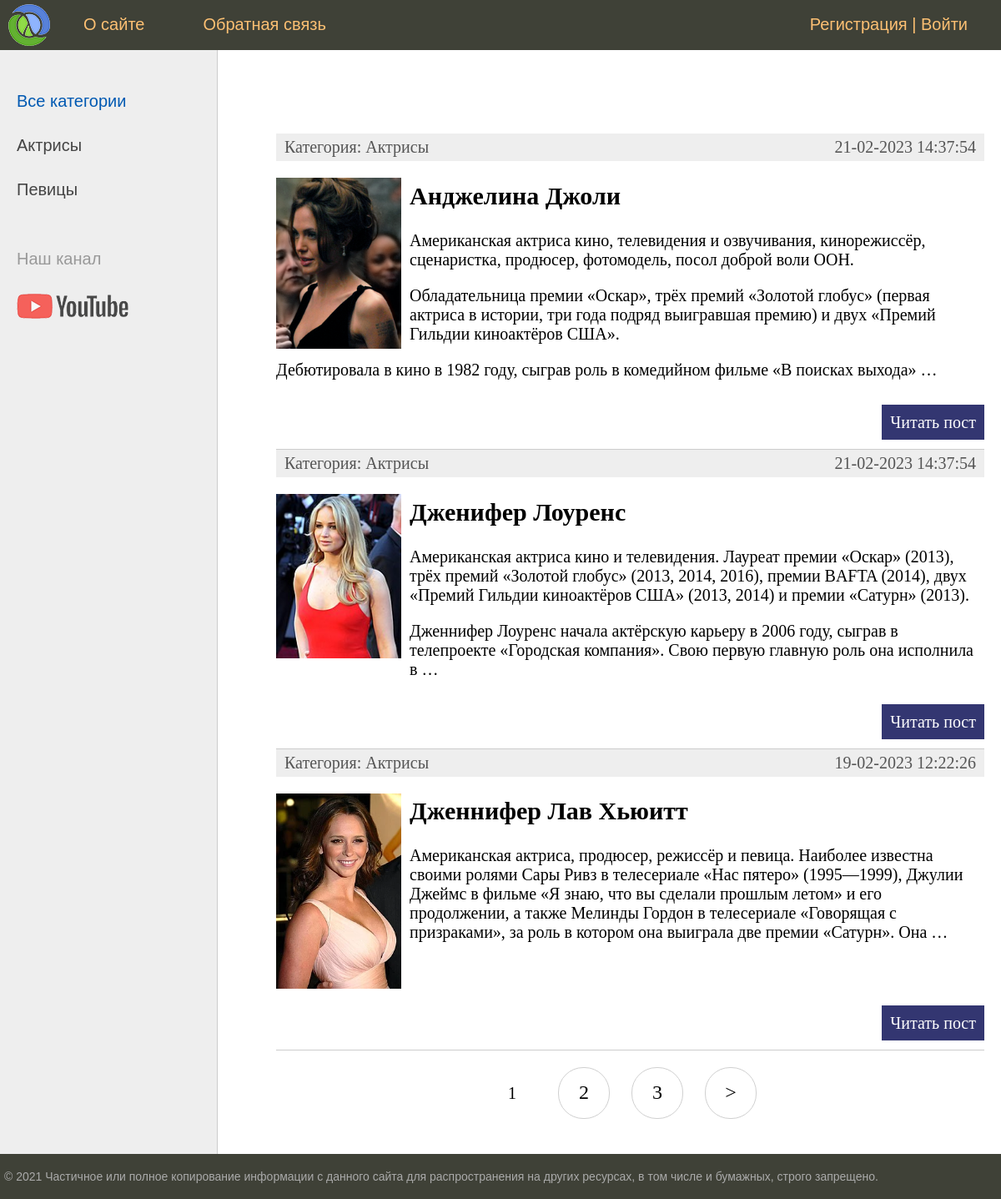
The page / on the database its author committed.
### women/models.py (models this page shows, shortened)
class Categories(models.Model):
    name = models.CharField(max_length=100, db_index=True, verbose_name='Категория')
    slug = models.SlugField(max_length=255, unique=True, db_index=True, verbose_name='URL')
    class Meta:
        verbose_name = 'Категория'
        verbose_name_plural = 'Категории'
        ordering = ['name']
    def __str__(self) -> str:
        return self.name
    def get_absolute_url(self):
        return reverse('category', kwargs={'cat_slug' : self.slug})

class Women(models.Model):
    title = models.CharField(max_length=255, verbose_name='Заголовок')
    slug = models.SlugField(max_length=255, unique=True, db_index=True, verbose_name='URL')
    content = models.TextField(blank=True, verbose_name='Текст статьи')
    photo = models.ImageField(upload_to = 'photos/%Y/%m/%d/', verbose_name='Выбрать/Изменить фото')
    time_create = models.DateTimeField(auto_now_add=True, verbose_name='Время создания')
    time_update = models.DateTimeField(auto_now=True, verbose_name='Время изменения')
    is_published = models.BooleanField(default=True, verbose_name='Публикация')
    cat = models.ForeignKey('Categories', on_delete=models.PROTECT, verbose_name='Категория')
    class Meta:
        verbose_name = 'Известные женщины'
        verbose_name_plural = 'Известные женщины'
    def get_absolute_url(self):
        return reverse('post', kwargs={'post_slug' : self.slug})

### women/views.py (the view)
# urls.py: path('', WomenHome.as_view(), name='home'),
class WomenHome(DataMixin, ListView):
    model = Women
    template_name = 'women/index.html'
    context_object_name = 'posts'
    def get_context_data(self, **kwargs):
        context =  super().get_context_data(**kwargs)
        c_def = self.get_user_context(title='Главная страница')
        return dict(list(context.items()) + list(c_def.items()))
    def get_queryset(self):
        return Women.objects.filter(is_published=True).select_related('cat')

### women/utils.py (called while the page is built)
    def get_user_context(self, **kwargs):
        context = kwargs
        cats = cache.get('cats')
        if not cats:
            cats = Categories.objects.annotate(Count('women'))
            cache.set('cats', cats, 60)
        user_menu = menu.copy()
        if not self.request.user.is_authenticated:
            user_menu.pop(2)
        context['menu'] = user_menu
        context['cats'] = cats
        if 'cat_selected' not in context:
            context['cat_selected'] = 0
        return context

### women/templates/women/index.html (shortened to what this page needs)
{% extends 'women/base.html' %}
{% block content %}
<ul class="list-articles">
    {% for el in posts %}
    <li>
        <div class="article-panel">
            <p class="first">Категория: {{ el.cat }}</p>
            <p class="last">{{ el.time_update | date:'d-m-Y H:i:s' }}</p>
        </div>
        {% if el.photo %}
        <p><img class="img-article-left thumb" src="{{ el.photo.url }}" alt=""></p>
        {% endif %}
        <h2>{{ el.title }}</h2>
        {% autoescape off %}
        <p>{{ el.content| linebreaks | truncatewords:50 }}</p>
        {% endautoescape %}
        <p class="link-read-post"><a href="{{ el.get_absolute_url }}">Читать пост</a></p>
    </li>
    {% endfor %}
</ul>
{% endblock %}

### women/templates/women/base.html (shortened to what this page needs)
{% load static %}
{% load women_tags %}
<!DOCTYPE html>
<html>
<head>
	<link type="text/css" href="{% static 'women/css/styles.css' %}" rel="stylesheet" />
</head>
<body>
<table class="table-page" border=0 cellpadding="0" cellspacing="0">
<tr><td valign=top>
{% block mainmenu %}
		<div class="header">
			<ul id="mainmenu" class="mainmenu">
			<li class="logo"><a href="{% url 'home' %}"><div class="logo"></div></a></li>
		{% for m in menu %}
			<li><a href="{% url m.url_name %}">{{m.title}}</a></li>
		{% endfor %}
		{% if request.user.is_authenticated %}
		<li class="last">{{ user.username }} | <a href="{% url 'logout' %}">Выйти</a></li>
		{% else %}
		<li class="last"><a href="{% url 'register' %}">Регистрация</a> | <a href="{% url 'login' %}">Войти</a></li>
		{% endif %}
			</ul>
		</div>
{% endblock mainmenu %}
<table class="table-content" border=0 cellpadding="0" cellspacing="0">
<tr>
	<td valign="top" class="left-chapters">
		<ul id="leftchapters">
		{% if cat_selected == 0 %}
			<li class="selected">Все категории</li>
		{% else %}
			<li><a href="{% url 'home' %}">Все категории</a></li>
		{% endif %}
		{% for c in cats %}
		{% if c.women__count > 0 %}
		{% if c.pk == cat_selected %}
		<li class="selected">{{ c.name }}</li>
		{% else %}
		<li><a href="{{ c.get_absolute_url }}">{{ c.name }}</a></li>
		{% endif %}
		{% endif %}
		{% endfor %}
		<li class="share">
		<p>Наш канал</p>
		<a class="share-yt" href="https://www.youtube.com/channel/UClJzWfGWuGJL2t-3dYKcHTA/playlists" target="_blank" rel="nofollow"></a>
	</li>
	</ul>
</td>
<td valign="top" class="content">
	<div class="content-text">
{% block content %}
{% endblock %}
{% if page_obj.has_other_pages %}
<nav class="list-pages">
	<ul>
		{% for p in paginator.page_range %}
			{% if page_obj.number == p %}
				<li class="page-num page-num-selected">{{ p }}</li>
			{% elif p >= page_obj.number|add:-2 and p <= page_obj.number|add:2 %}
				<a href="?page={{ p }}">
					<li class="page-num">{{ p }}</li>
				</a>
			{% endif %}
		{% endfor %}
		{% if page_obj.has_next %}
			<a href="?page={{ page_obj.next_page_number }}">
				<li class="page-num">&gt;</li>
			</a>
		{% endif %}
	</ul>
</nav>
{% endif %}
	</div>
</td></tr></table>
</td></tr>
<tr><td valign=top>
	<div id="footer">
		<p>&copy; 2021 Частичное или полное копирование информации с данного сайта для распространения на других ресурсах, в том числе и бумажных, строго запрещено.</p>
	</div>
</td></tr></table>
</body>
</html>

### women/static/women/css/styles.css (style rules this page uses)
html, body { font-family: 'Arial'; margin: 0; padding: 0; height: 100%; width: 100%; color: #444; }
a { color: #0059b2; text-decoration: none; }
img { max-width: 600px; height: auto; }
img.img-article-left { max-width: 300px; height: auto; float: left; padding: 0 10px 10px 0; }
img.img-article-left.thumb { max-width: 150px; height: auto; }
p.link-read-post { text-align: right; }
p.link-read-post a { padding: 10px; min-width: 100px; background: #333671; color: #fff; text-decoration: none; }
div.article-panel { background: #eee; padding: 5px 10px 5px 10px; box-sizing: border-box; overflow: hidden; color: #555; }
div.article-panel p.first { margin: 0; float: left; }
div.article-panel p.last { margin: 0; float: right; }
ul.list-articles { list-style: none; margin: 0; padding: 0; }
ul.list-articles li { border-bottom: 1px solid #ccc; }
.table-page { width: 100%; height: 100%; vertical-align: top; }
.table-page tr { height: 100%; }
.header { background: #3F4137; height: 60px; }
.logo { background: url('../images/logo.png') no-repeat 10px 5px; width: 70px; height: 60px; }
ul.mainmenu { list-style: none; margin: 0; padding: 0; height: 60px; color: #fdc073; font-size: 20px; overflow: hidden; }
ul.mainmenu li { float: left; margin: 18px 40px 0 30px; }
ul.mainmenu li.logo { margin: 0; }
ul.mainmenu li.last { float: right; }
ul.mainmenu li a { color: #fdc073; text-decoration: none; }
.table-content { width: 100%; min-height: 100%; height: 100%; }
.left-chapters { margin: 0; background: #eee; border-right: 1px solid #ccc; min-height: 100%; }
.left-chapters ul { width: 230px; min-height: 100%; margin: 0; padding: 20px 10px 10px 20px; list-style: none; font-size: 20px; }
.left-chapters ul li { margin: 30px 0 0 0; color: #999; }
.left-chapters ul li.selected { color: #0059b2; }
.left-chapters ul li a { color: #444; text-decoration: none; }
.left-chapters ul li.share { margin: 60px 0 0 0; }
.left-chapters ul li.share p { margin: 30px 0 30px 0; }
.left-chapters ul li.share a { display: inline-block; width: 40px; height: 40px; margin: 0 20px 0 0; }
.left-chapters ul li.share a.share-yt { width: 100%; height: 30px; background: url('../images/share_yt.png') no-repeat 0 0 }
.content { padding: 40px 20px 20px 40px; width: 100%; box-sizing: border-box; }
.content-text { margin: 60px 0 0 30px; color: #000; font-size: 20px; font-family: Yandex Sans Display Light; }
#footer { box-sizing: border-box; background: #3F4137; padding: 5px; color: #aaa; font-size: 14px; font-family: Verdana, Geneva, Arial, Helvetica; text-align: left; overflow: hidden; }
.list-pages { text-align: center; margin: 0 0 20px 0; }
.list-pages ul { margin: 20px 0 0 0; padding: 0; list-style: none; }
.list-pages ul li { display: inline-block; margin: 0 20px 0 0; }
.list-pages a { color: #000; font-size: 24px; text-decoration: none; }
.list-pages .page-num, .page-num-selected { display: inline-block; width: 60px; height: 44px; padding: 16px 0 0 0; border: 1px solid #d0d0d0; border-radius: 30px; }
.list-pages .page-num-selected { border: none; color: #000; font-size: 20px; }

### rows shown on the page
Categories: name "Актрисы"
Categories: name "Певицы"
Women: cat "Актрисы", time_update "21-02-2023 14:37:54", photo (picture), title "Анджелина Джоли", content "Американская актриса кино, телевидения и озвучивания, кинорежиссёр, сценаристка, продюсер, фотомодель, посол доброй воли ООН. Обладательница премии «Оскар», трёх премий «Золотой глобус» (первая актриса в истории, три года подряд выигравшая премию) и двух «Премий Гильдии киноактёров США». Дебютировала в кино в 1982 году, сыграв роль в комедийном фильме «В поисках выхода» …"
Women: cat "Актрисы", time_update "21-02-2023 14:37:54", photo (picture), title "Дженифер Лоуренс", content "Американская актриса кино и телевидения. Лауреат премии «Оскар» (2013), трёх премий «Золотой глобус» (2013, 2014, 2016), премии BAFTA (2014), двух «Премий Гильдии киноактёров США» (2013, 2014) и премии «Сатурн» (2013). Дженнифер Лоуренс начала актёрскую карьеру в 2006 году, сыграв в телепроекте «Городская компания». Свою первую главную роль она исполнила в …"
Women: cat "Актрисы", time_update "19-02-2023 12:22:26", photo (picture), title "Дженнифер Лав Хьюитт", content "Американская актриса, продюсер, режиссёр и певица. Наиболее известна своими ролями Сары Ривз в телесериале «Нас пятеро» (1995—1999), Джулии Джеймс в фильме «Я знаю, что вы сделали прошлым летом» и его продолжении, а также Мелинды Гордон в телесериале «Говорящая с призраками», за роль в котором она выиграла две премии «Сатурн». Она …"

### other values the page prints
{{ m.title }} "О сайте" "Обратная связь"
{{ p }} "1"
{{ p }} "2" "3"
